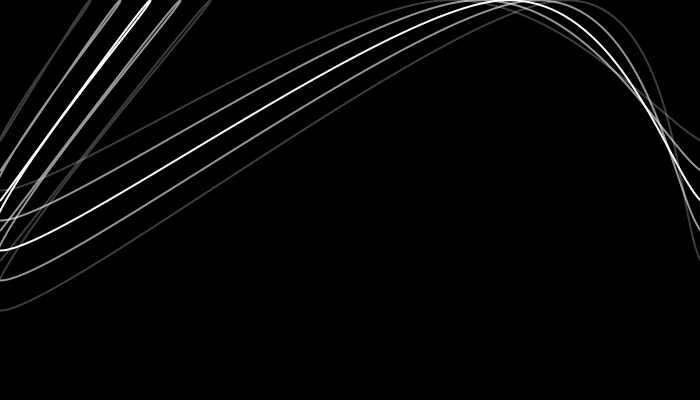
Frame 1 (no input)
Frame 60 (the mouse pressed at the canvas centre just before this capture): identical to frame 1, image omitted
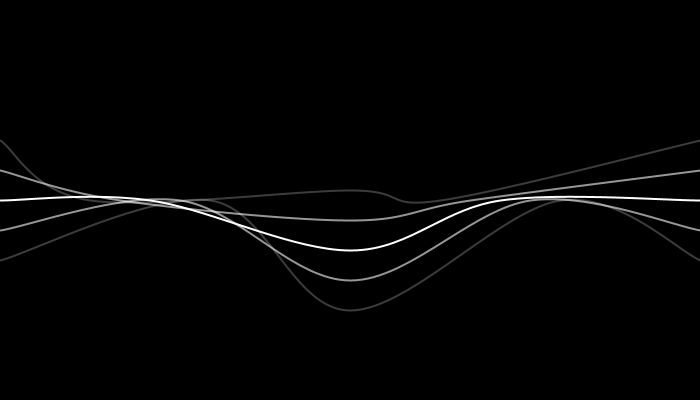
Frame 120 (the mouse held since frame 60 and released just before this capture)

The Processing sketch that drew these frames (run headless with seeded random() and noise(); from frame 60 on, the mouse is pressed at the canvas centre):

// Processing sketch: processing_35829
// ── processing_35829.pde

//Reference; Louis Edwards. 15/08/11

float Xpos=0;
float Ypos=0;

void setup() {
 size(700,400);
 background(0);
 stroke(255);
 strokeWeight(2);
 smooth();
 noFill();

}


void draw(){
 
 background(0);
 stroke(255);
 
 //-----------------
 
 beginShape();
 
   curveVertex(0,200);
   curveVertex(0,200);
   
   curveVertex(150,pmouseY);
   curveVertex(pmouseX,250);
   curveVertex(500,pmouseY);
  // curveVertex(pmouseX,300);
  // curveVertex(600,pmouseY);
   
   curveVertex(700,200);
   curveVertex(700,200);
   
 endShape();
 
 //-----------------
 
   beginShape();

   stroke(255,255,255,150);
   
   curveVertex(0,230);
   curveVertex(0,230);
   
   curveVertex(180,pmouseY);
   curveVertex(pmouseX,280);
   curveVertex(530,pmouseY);
   //curveVertex(pmouseX,80);
   //curveVertex(600,pmouseY);
   
   curveVertex(700,230);
   curveVertex(700,230);
   
 endShape();
 
 //---------------
 
  stroke(255,255,255,60); 
 
   beginShape();
   curveVertex(0,260);
   curveVertex(0,260);
   
   curveVertex(210,pmouseY);
   curveVertex(pmouseX,310);
   curveVertex(560,pmouseY);
   //curveVertex(pmouseX,110);
   //curveVertex(600,pmouseY);
   
   curveVertex(700,260);
   curveVertex(700,260);
   
 endShape();

 //---------------


  // beginShape();
   
  // curveVertex(0,100);
   //curveVertex(0,100);
   
   //curveVertex(100,pmouseY);
   //curveVertex(pmouseX,340);
   //curveVertex(300,pmouseY);
   //curveVertex(pmouseX,140);
   //curveVertex(600,pmouseY);
   
   //curveVertex(700,300);
  // curveVertex(700,300);
   
  //endShape();

//----------------- 


//above white line

beginShape();

   stroke(255,255,255,150);
   
   curveVertex(0,170);
   curveVertex(0,170);
   
   curveVertex(120,pmouseY);
   curveVertex(pmouseX,220);
   curveVertex(470,pmouseY);
   //curveVertex(pmouseX,80);
   //curveVertex(600,pmouseY);
   
   curveVertex(700,170);
   curveVertex(700,170);
   
 endShape();


//-------------------

stroke(255,255,255,60); 
 
   beginShape();
   curveVertex(0,140);
   curveVertex(0,140);
   
   curveVertex(90,pmouseY);
   curveVertex(pmouseX,190);
   curveVertex(440,pmouseY);
   //curveVertex(pmouseX,110);
   //curveVertex(600,pmouseY);
   
   curveVertex(700,140);
   curveVertex(700,140);
   
 endShape();
 
 Xpos = Xpos +(mouseX- Xpos/10);
 Ypos = Ypos +(mouseY-Ypos/10);
 
}
